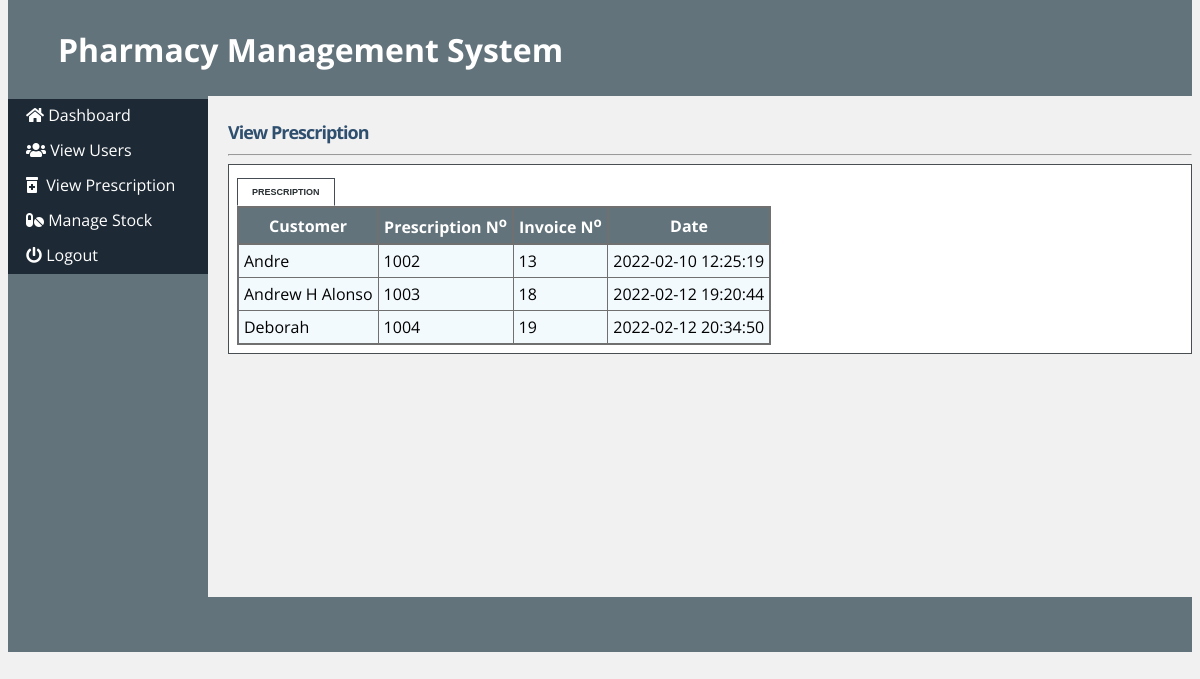
The app's page /view_prescription.php (signed in) with its own data.
### tables this page shows
CREATE TABLE IF NOT EXISTS `prescription` (
`id` tinyint(5) NOT NULL,
  `prescription_id` int(5) NOT NULL,
  `customer_id` int(11) NOT NULL,
  `customer_name` varchar(30) NOT NULL,
  `age` int(11) NOT NULL,
  `sex` varchar(6) NOT NULL,
  `postal_address` varchar(20) NOT NULL,
  `invoice_id` tinyint(5) NOT NULL,
  `phone` varchar(12) NOT NULL,
  `date` timestamp NOT NULL DEFAULT CURRENT_TIMESTAMP
);

### view_prescription.php (the view, shortened to what this page needs)
<!DOCTYPE html>
<html>
<head>
<link rel="stylesheet" type="text/css" href="style/ms.css">
<link rel="stylesheet" href="style/s.css" type="text/css" media="screen" />
<link rel="stylesheet" href="style/ta.css" type="text/css" media="screen" />
<link rel="stylesheet" href="https://pro.fontawesome.com/releases/v5.10.0/css/all.css"/>
</head>
<body>
<div id="content">
<div id="header">
<h1> Pharmacy Management System</h1></div>
<div id="left_column">
<div id="button">
		<ul>
        <li><a href="manager.php"><i class="fa fa-home"></i>&nbsp;Dashboard</a></li>
			<li><a href="view.php"><i class="fa fa-users"></i>&nbsp;View Users</a></li>
			<li><a href="view_prescription.php"><i class="fa fa-prescription-bottle-alt"></i>&nbsp; View Prescription</a></li>
			<li><a href="stock.php"><i class="fa fa-pills"></i>&nbsp;Manage Stock</a></li>
			<li><a href="logout.php"><i class="fa fa-power-off"></i>&nbsp;Logout</a></li>
		</ul>
</div>
</div>
<div id="main">
<div id="tabbed_box" class="tabbed_box">
    <h4>View Prescription</h4>
<hr/>
    <div class="tabbed_area">
        <ul class="tabs">
            <li><a href="javascript:tabSwitch('tab_1', 'content_1');" id="tab_1" class="active">Prescription </a></li>
        </ul>
        <div id="content_1" class="content">
		<?php echo $message1;
        include_once('connect_db.php');
       $sql = "SELECT * FROM prescription";
        $result = mysqli_query($conn, $sql);
        echo "<table border='1' cellpadding='5'>";
        echo "<tr> <th>Customer</th><th>Prescription N<sup>o</sup></th> <th>Invoice N<sup>o</sup></th><th>Date </th></tr>";
        while($row = mysqli_fetch_assoc( $result )) {
                echo "<tr>";
                echo '<td>' . $row['customer_name'] . '</td>';
                echo '<td>' . $row['prescription_id'] . '</td>';
				echo '<td>' . $row['invoice_id'] . '</td>';
				echo '<td>' . $row['date'] . '</td>';
				?>
				<?php
		 }
        echo "</table>";
?>
        </div>
    </div>
</div>
</div>
<div id="footer" align="Center"> </div>
</div>
</body>
</html>

### style/ms.css (style rules this page uses)
html * { font-family: "Open Sans", sans-serif; }
body { margin-top: 0px; padding-top: 0px; background-color: #f1f1f1; }
#content { margin-left: auto; margin-right: auto; background: #f1f1f1; height: 600px; }
#header { height: 96px; background: #62737b; }
#header h1 { margin: 0px; padding-top: 28px; margin-left: 50px; color: #fff; }
#left_column { clear: all; float: left; width: 200px; height: 501px; background: #62737b; }
#main { clear: all; height: 470px; background: #f1f1f1; }
#button { width: 12.5em; padding: 0 0 1em 0; margin-top: 0.2em; margin-bottom: 1em; font-family: "Trebuchet MS", "Lucida Grande", Verdana, Arial, Sans-serif; color: #333; }
#button ul { list-style: none; margin: 0; padding: 0; border: none; }
#button li { border-bottom: 3px solid #1d2935; margin: 0; list-style: none; list-style-image: none; }
#button li a { display: block; padding: 5px 5px 5px 0.5em; border-left: 10px solid #1d2935; border-right: 10px solid #1d2935; background-color: #1d2935; color: #fff; text-decoration: none; width: 100%; }
html > body #button li a { width: auto; }
#footer { height: 55px; background: #62737b; clear: all; }

### style/s.css (style rules this page uses)
html * { font-family: "Open Sans", sans-serif; }
#tabbed_box { margin: 0px auto 0px 220px; }
.tabbed_box h4 { font-size: 18px; color: #2f4f6f; letter-spacing: -1px; margin-bottom: 10px; }
.tabbed_area { border: 1px solid #494e52; background-color: #fff; padding: 8px; }
ul.tabs { margin: 0px; padding: 0px; margin-top: 5px; margin-bottom: 6px; }
ul.tabs li { list-style: none; display: inline; }
ul.tabs li a { background-color: #1d2935; color: #f1efeb; padding: 8px 14px 8px 14px; text-decoration: none; font-size: 9px; font-family: Verdana, Arial, Helvetica, sans-serif; font-weight: bold; text-transform: uppercase; border: 1px solid #1d2935; }
ul.tabs li a.active { background-color: #ffffff; color: #282e32; border: 1px solid #464c54; border-bottom: 1px solid #ffffff; }
.content { background-color: #ffffff; }

### style/ta.css (style rules this page uses)
html * { font-family: "Open Sans", sans-serif; }
table { border-collapse: collapse; }
table, th { border: 2px solid rgb(112, 112, 112); }
th { background-color: #62737b; color: white; }
td { background-color: #f3fafd; }

### view_prescription.php (style rules this page uses)
#main { height: 477px; }

### records on screen
prescription: customer_name "Andre", prescription "1002", invoice "13", date "2022-02-10 12:25:19"
prescription: customer_name "Andrew H Alonso", prescription "1003", invoice "18", date "2022-02-12 19:20:44"
prescription: customer_name "Deborah", prescription "1004", invoice "19", date "2022-02-12 20:34:50"
